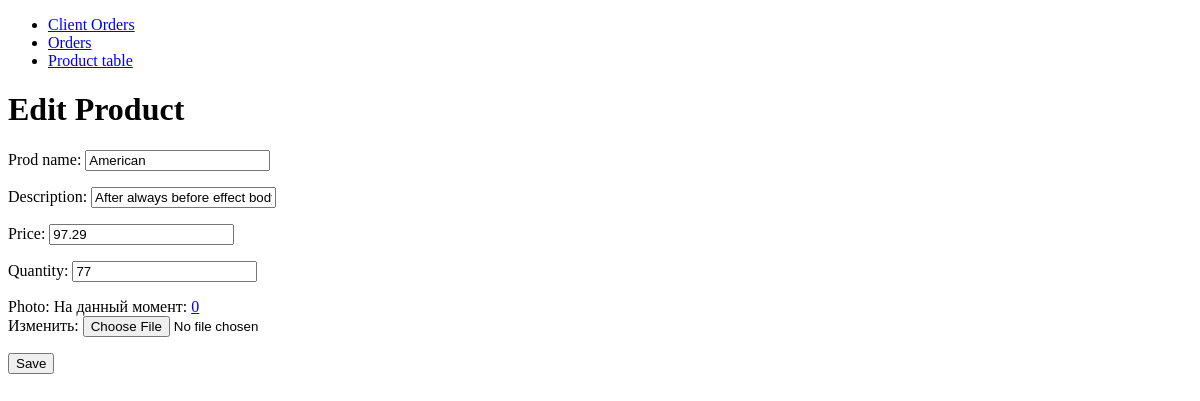
/edit_product/26/, run on an earlier commit of the app's database.
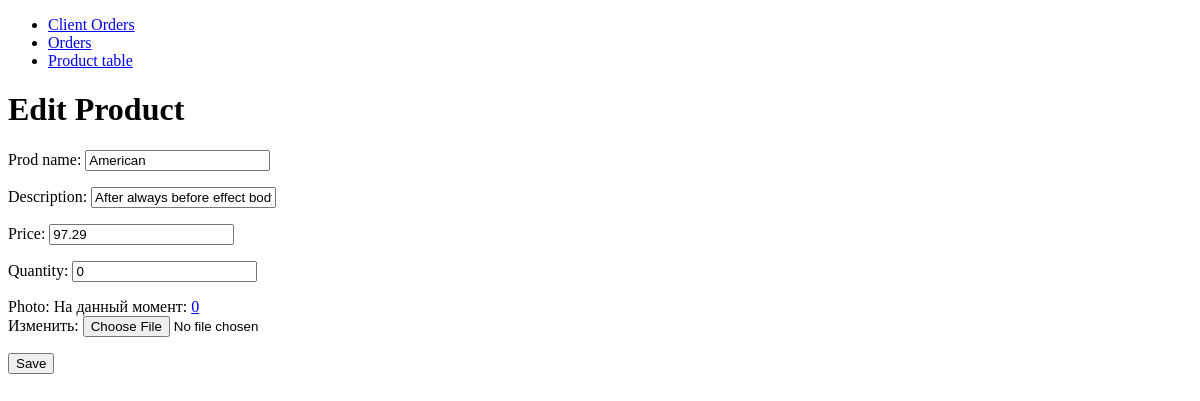
And on a later commit of the database.
### myshop/models.py (models this page shows)
class Product(models.Model):
    prod_name = models.CharField(max_length=100)
    description = models.CharField(max_length=200)
    price = models.DecimalField(max_digits=8, decimal_places=2)
    quantity = models.IntegerField()
    add_date = models.DateField(auto_now_add=True)
    photo = models.ImageField(upload_to='product_images/')

### myshop/views.py (the view)
# urls.py: path('edit_product/<int:product_id>/', views.edit_product, name='edit_product'),
def edit_product(request, product_id):
    product = get_object_or_404(Product, pk=product_id)
    if request.method == 'POST':
        form = ProductForm(request.POST, request.FILES, instance=product)
        if form.is_valid():
            form.save()
            return redirect('product_table')
    else:
        form = ProductForm(instance=product)
    return render(request, 'myshop/edit_product.html', {'form': form})

### myshop/forms.py
class ProductForm(forms.ModelForm):
    class Meta:
        model = Product
        fields = ['prod_name', 'description', 'price', 'quantity', 'photo']
        image = forms.ImageField()

### myshop/templates/myshop/edit_product.html (shortened to what this page needs)
{% extends 'myshop/base.html' %}
{% block content %}
    <h1>Edit Product</h1>
    <form method="post" enctype="multipart/form-data">
        {{ form.as_p }}
        <button type="submit">Save</button>
    </form>
{% endblock %}

What changed in the data, as far as the page shows it:
changed Product "American": quantity "77" → "0"
